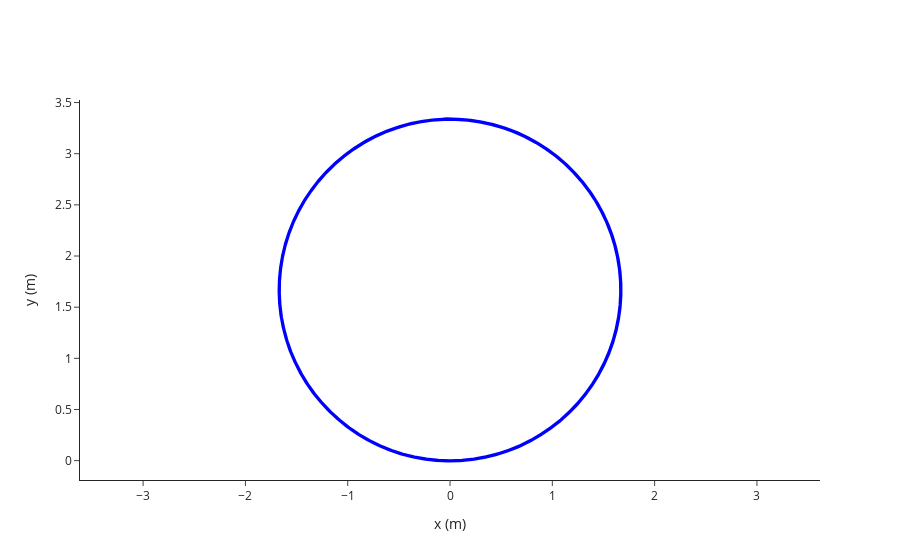

Here is the notebook cell this chart was saved with:
### Code cell
fig = go.Figure()

fig.add_trace( go.Scatter(x=x, y=y, mode='lines', line_width=3, line_color="blue"))

fig.update_xaxes(title_text="x (m)")
fig.update_yaxes(title_text="y (m)", scaleanchor = "x", scaleratio = 1)

fig.show()

### Figure 1 — Plotly figure (JSON) as saved in the notebook; plotly's stock layout.template omitted (floating-point values rounded to 4 significant figures; data arrays with more than 128 entries replaced by an {"elided": "..."} marker saying what was removed)
{"data": [{"line": {"color": "blue", "width": 3}, "mode": "lines", "type": "scatter", "x": {"elided": "500 float values"}, "y": {"elided": "500 float values"}}], "layout": {"xaxis": {"title": {"text": "x (m)"}}, "yaxis": {"scaleanchor": "x", "scaleratio": 1, "title": {"text": "y (m)"}}}}
